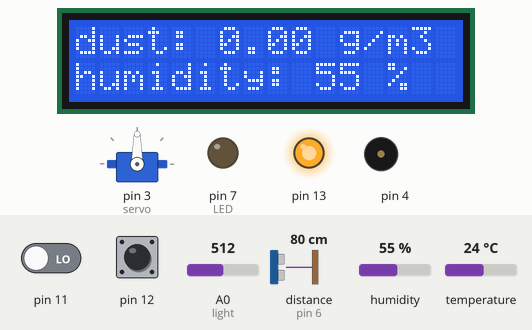
Simulated run of this sketch. Board: Arduino Uno, built with avr-gcc and run on an emulated ATmega328P. Shown: servo, 16×2 character LCD, output pins drawn as LEDs (lit = HIGH), buzzer (waves = sounding). Wiring (inferred from the names in the program): ultrasonic range finder: trigger pin 5; echo pin 6. Dashed ring = blinking. Inputs (shaded band) come from the test bench; at power-on: humidity 55 %, distance to the obstacle (sensor on pin 6) 80 cm, pin 12 HIGH, pin 11 LOW, A0 (light) = 512, temperature 24 °C. The echo pulse lasts 58.3 µs per cm; pins used as bus, display or sensor lines are not drawn.

Above: at 2.2 s.
2.3 s: humidity set to 52 %
At 5.9 s:
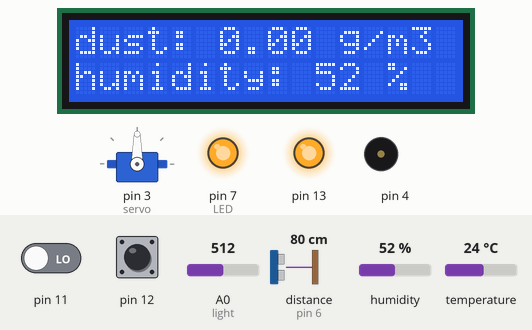
6.5 s: humidity set to 49 %
At 8.4 s:
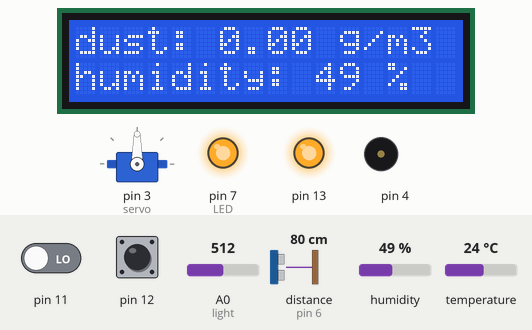
8.7 s: distance to the obstacle (sensor on pin 6) set to 44 cm
10.2 s: distance to the obstacle (sensor on pin 6) set to 38 cm
At 10.55 s:
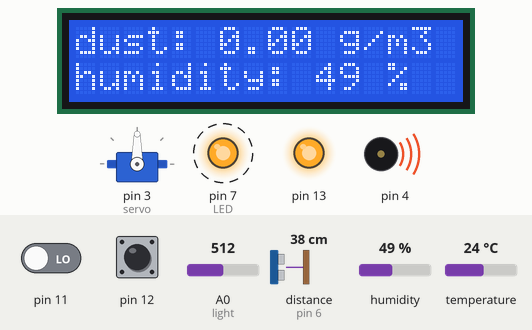
12.6 s: pin 12 pulled LOW for 0.15 s
At 13.07 s:
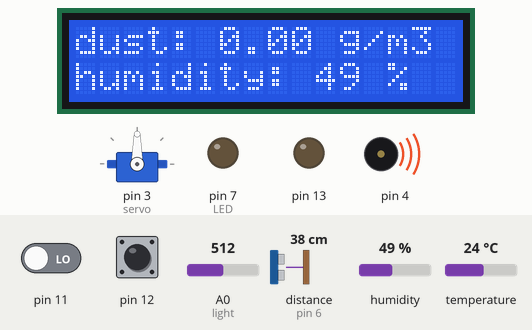
13.3 s: humidity set to 68 %
At 14.85 s:
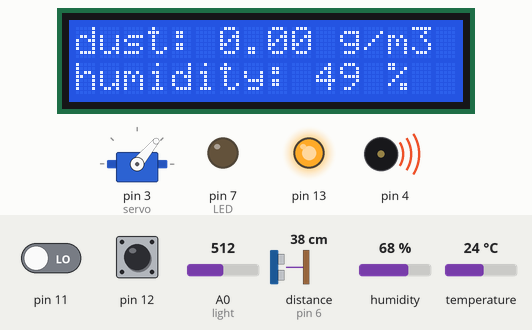
Timing chart, 0 to 17.1 s (numbered marks = the images above; inputs shaded):
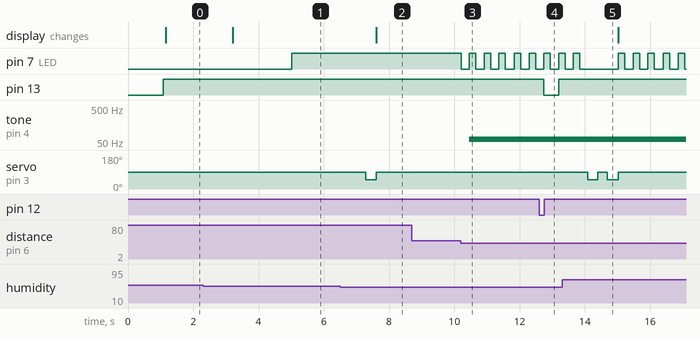

The sketch:

arduino_termproject.ino
```cpp
#include "DHT.h"
#include <Wire.h>
#include <LiquidCrystal_I2C.h>
#include <Servo.h>

Servo servo;

LiquidCrystal_I2C lcd(0x27,16,2);

int input_data = 0;   // 파인썬에서 오는 눈깜빡임 신호
unsigned long time_previous, time_current;  // 시간체크

int light = A0;   // 광조도 센서 포트
int lightValue;   // 광조도 센서 값
int lightState = LOW; //현재 전구(릴레이) 상태

int humState = 0; //현재 가습기 상태


// 미세먼지 센서 관련
unsigned long pulse = 0;
float ugm3 = 0;           //미세먼지 농도
float pulse2ugm3(unsigned long pulse) {   //pulse 신호를 미세먼지 농도로 계산하는 함수
  float value = (pulse - 1400) / 14.0;
  if (value > 300) {
    value = 0;
  }
  return (value);
}

//습도센서
DHT dht(9, DHT11);

void setup() {
  // put your setup code here, to run once:
  Serial.begin(9600);
  time_previous = millis(); // 시작시간
  pinMode(13, OUTPUT);  // 조명 릴레이
  pinMode(12, INPUT_PULLUP);  //조명 OFF 스위치
  pinMode(11, INPUT);   // 미세먼지 센서
  pinMode(7, OUTPUT);   // 눈깜빢임 LED

  pinMode(6, INPUT);    //초음파 ECHO
  pinMode(5, OUTPUT);   //초음파 TRIG
  pinMode(4, OUTPUT);   //수동부저

  servo.attach(3);  //서보 모터
  // pinMode(2, OUTPUT);   //가습기모듈

  dht.begin();    //습도센서 시작

  //lcd 초기세팅
  lcd.init();
  lcd.backlight();
  lcd.print("Hello, world!");
  delay(1000);

  //서보모터 세팅
  // servo.write(90);
}

void loop() {
  // put your main code here, to run repeatedly:
  time_current = millis();  //현재 시간

  while (Serial.available()) {
    input_data = Serial.read();   // 파이썬에서 보낸 눈깜빡임신호 저장
  }

  lightValue = analogRead(light); // 광조도센서
  // delay(1000);
  // Serial.print("light: ");
  // Serial.println(lightValue);

  // 어두어지면 조명 on
  if (lightValue > 500) {
    lightState = HIGH;
    digitalWrite(13, lightState);
  }
  if (lightState == HIGH && digitalRead(12) == LOW) {  // 버튼 누르면 조명 OFF
    lightState = LOW;
    digitalWrite(13, lightState);
  }

  if (input_data == '1') {  // 눈 감음
    time_previous = time_current;
    digitalWrite(7, LOW);     //LED OFF
  }

  if (time_current - time_previous >= 5000) { // 5초 이상 눈 안 깜빡이면 LED on
    digitalWrite(7, HIGH);
  }
  if (time_current - time_previous >= 10000) {  // 10초 이상 눈 안깜빡이면 LED 깜빡깜빡
    delay(200);
    digitalWrite(7, LOW);
    delay(200);
  }


  // 미세먼지 센서
  pulse = pulseIn(11, LOW, 20000);
  ugm3 = pulse2ugm3(pulse);   //미세먼지농도 저장
  // Serial.print(ugm3, 4);
  // Serial.println("  g/m3");

  //습도센서 관련
  float humidity = dht.readHumidity();  //습도값 저장
  if (isnan(humidity)) {
    Serial.println("습도 인식 실패");
  }
  // Serial.print((int)humidity);
  // Serial.println("%");

  // for (int pos = 0; pos <= 180; pos++){
  //   servo.write(pos);
  //   delay(10);
  // }

  //서보 모터
  if ((int)humidity <= 50 && humState == 0) {  //습도 50이하 and 가습기 작동안할 때
    humState = 1;                             //서보모터 작동으로 가습기 버튼 누르기
    servo.write(50);
    delay(300);
    servo.write(90);
  } else if ((int)humidity > 55 && humState == 1) { //습도 55 초과 and 가습기 작동 중이면
    humState = 0;                                   //서보모터로 가습기버튼눌러서 작동 멈춤
    servo.write(50);                                // 두번 눌러야 종료
    delay(300);
    servo.write(90);
    delay(300);
    servo.write(50);
    delay(300);
    servo.write(90);
  }

  //LCD출력
  lcd.setCursor(0,0); //첫번째줄 미세먼지 농도
  lcd.print("dust: ");
  lcd.print(ugm3, 2);
  lcd.print(" g/m3 ");
  lcd.setCursor(0,1); //두번째줄 현재 습도
  lcd.print("humidity: ");
  lcd.print((int)humidity);
  lcd.print(" %");

  //초음파 센서
  long duration, distance;
  digitalWrite(5, LOW);   //TRIG
  delayMicroseconds(2);
  digitalWrite(5, HIGH);
  delayMicroseconds(10);
  digitalWrite(5, LOW);
  duration = pulseIn(6, HIGH); //반사돼서 돌아오는 시간
  distance = duration * 17 / 1000; //시간을 거리로 환산(cm 단위로 저장)
  // Serial.print("distance(cm): ");
  // Serial.println(distance);

  //부저
  if (distance < 40) {  //거리가 40cm미만이면 부저울림
    tone(4, 60);
  } else {
    noTone(4);
  }

}
```

Measured:
- the behaviour switches between 41 and 40 cm on distance to the obstacle (sensor on pin 6) (found by bisection; images 2 and 3)
- after the input at 2.3 s, the display: changes after 0.90 s (image 1)
- after the input at 6.5 s, servo on pin 3 (servo): 90° → 50° after 0.78 s, → 90° 0.33 s later; the display: changes after 1.1 s (image 2)
- after the input at 8.7 s, every drawn part: stays the same
- after the input at 10.2 s, tone on pin 4: silent → 60 Hz after 0.26 s
- after the input at 12.6 s, pin 13: HIGH → LOW after 0.14 s, → HIGH 0.45 s later
- after the input at 13.3 s, servo on pin 3 (servo): alternates 90° for 0.30 s and 50° for 0.31 s, 4 changes in all, then stays 90°, starting after 0.79 s
